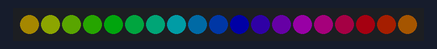
A sketch run on a simulated Arduino Uno, built with avr-gcc and run on an emulated ATmega328P. Parts: 19 RGB LEDs in strip order, left to right. Dim RGB values are drawn brighter than linear.

Above: at 0.6 s.
At 4.6 s:
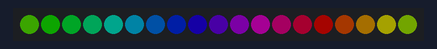
At 9.2 s:
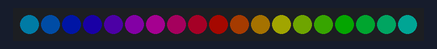
At 19.4 s:
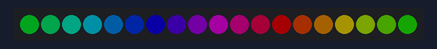
At 28.0 s:
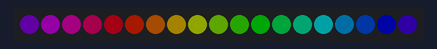
At 39.2 s:
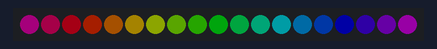

The sketch:

HSVgradient.ino
```cpp
//https://learn.adafruit.com/adafruit-neopixel-uberguide/arduino-library-use
#include <Adafruit_NeoPixel.h>
#ifdef __AVR__
#include <avr/power.h>
#endif

#define PIN 9
#define NUM_LEDS 19 //gets a tiny bit hot at 64
#define BRIGHTNESS 100
#define WAIT 0

Adafruit_NeoPixel strip = Adafruit_NeoPixel(NUM_LEDS, PIN, NEO_GRB + NEO_KHZ800);

void setup() {
//  Serial.begin(9600);
  strip.setBrightness(BRIGHTNESS);
  strip.begin();
  for (int i = 0; i < NUM_LEDS; i++) {
    strip.setPixelColor(i, 0, 0, 0);
  }
  strip.show(); // Initialize all pixels to 'off'
}

float r, g, b, h, s, v;

void loop() {
  for (float i = 0; i <= 1.0; i += 0.01) {
    h = (millis() / 10) % 360;
    s = 1;
    v = 100;
    for (int j = 0; j < NUM_LEDS; j++) {
      HSVtoRGB(&r, &g, &b, (int)h % 360, s, v);
      h += 360.0 / NUM_LEDS;
      strip.setPixelColor(j, r, g, b);
    }
    strip.show();
//    delay(WAIT);
  }

}

void HSVtoRGB( float *r, float *g, float *b, float h, float s, float v )
{
  int i;
  float f, p, q, t;
  if ( s == 0 ) {
    // achromatic (grey)
    *r = *g = *b = v;
    return;
  }
  h /= 60;      // sector 0 to 5
  i = floor( h );
  f = h - i;      // factorial part of h
  p = v * ( 1 - s );
  q = v * ( 1 - s * f );
  t = v * ( 1 - s * ( 1 - f ) );
  switch ( i ) {
    case 0:
      *r = v;
      *g = t;
      *b = p;
      break;
    case 1:
      *r = q;
      *g = v;
      *b = p;
      break;
    case 2:
      *r = p;
      *g = v;
      *b = t;
      break;
    case 3:
      *r = p;
      *g = q;
      *b = v;
      break;
    case 4:
      *r = t;
      *g = p;
      *b = v;
      break;
    default:    // case 5:
      *r = v;
      *g = p;
      *b = q;
      break;
  }
}
```

Measured:
- what the display in image 1 shows lasts 0.5 s, from 4.6 s to 5.1 s
